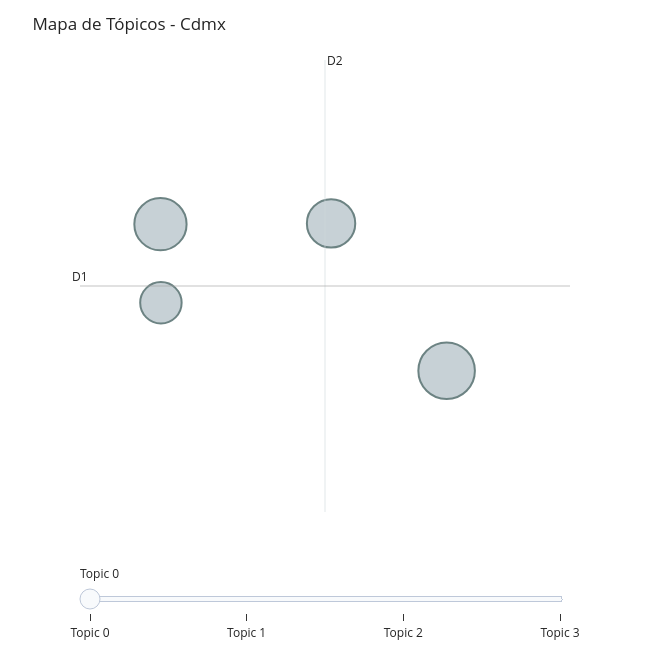
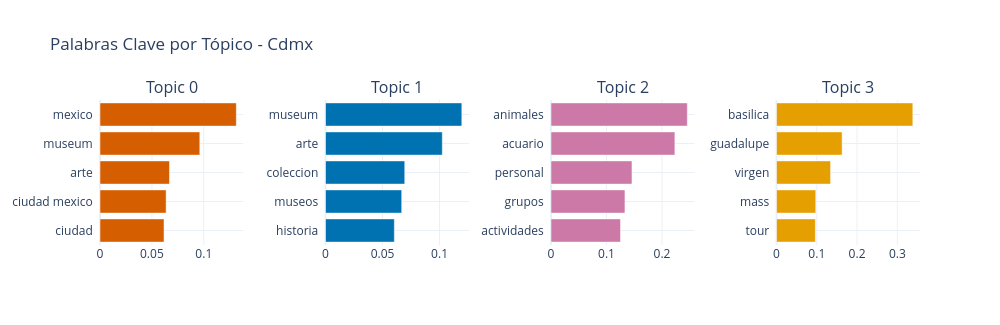
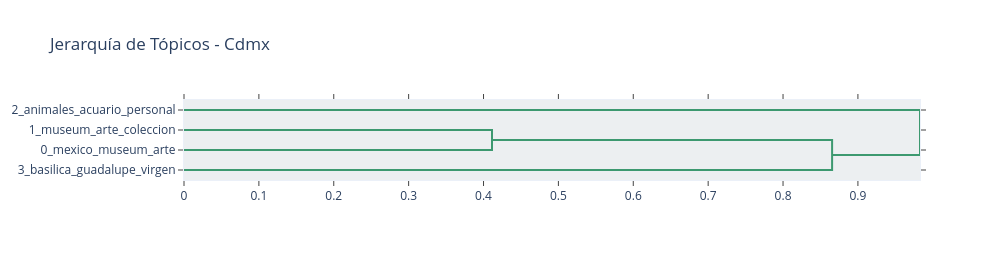

The cell these charts' notebook holds for them, in order:
### Code cell
# ===== VISUALIZACIONES INTERACTIVAS DE BERTOPIC =====

print(f"Visualizaciones interactivas de BERTopic para {CIUDAD_ANALIZAR}:")
print(f"Tópicos identificados: {len(topic_info)} (incluyendo outliers si los hay)")

# Validar si tenemos suficientes tópicos para visualizaciones
num_topicos_validos = len([t for t in topic_info['Topic'] if t != -1])
print(f"Tópicos válidos (sin outliers): {num_topicos_validos}")

if num_topicos_validos < 2:
    print("⚠️ ADVERTENCIA: Muy pocos tópicos identificados para generar visualizaciones interactivas.")
    print("💡 Esto puede deberse a:")
    print("   - Textos muy similares después de la limpieza")
    print("   - Dataset pequeño para la ciudad seleccionada")
    print("   - Parámetros de clustering muy restrictivos")
    print("\n📊 Mostrando información básica de tópicos:")
    for topic_id in topic_info['Topic']:
        if topic_id != -1:
            topic_words = topic_model.get_topic(topic_id)
            print(f"\nTópico {topic_id}: {topic_names.get(topic_id, 'Sin nombre')}")
            print(f"Palabras clave: {', '.join([word for word, _ in topic_words[:8]])}")
            print(f"Documentos: {topic_info[topic_info['Topic'] == topic_id]['Count'].iloc[0]}")
else:
    # Intentar generar visualizaciones con manejo de errores
    try:
        print("\n🗺️ Generando mapa de tópicos...")
        fig_intertopic = topic_model.visualize_topics()
        fig_intertopic.update_layout(title=f"Mapa de Tópicos - {CIUDAD_ANALIZAR}")
        fig_intertopic.show()
    except Exception as e:
        print(f"❌ Error al generar mapa de tópicos: {str(e)}")
        print("💡 Esto es normal con pocos tópicos o datos limitados")

    try:
        print("\n📊 Generando gráfico de barras...")
        fig_barchart = topic_model.visualize_barchart(top_n_topics=min(8, num_topicos_validos))
        fig_barchart.update_layout(title=f"Palabras Clave por Tópico - {CIUDAD_ANALIZAR}")
        fig_barchart.show()
    except Exception as e:
        print(f"❌ Error al generar gráfico de barras: {str(e)}")
        print("🔧 Mostrando información alternativa de palabras clave:")
        for topic_id in topic_info['Topic'][:5]:  # Mostrar máximo 5 tópicos
            if topic_id != -1:
                topic_words = topic_model.get_topic(topic_id)
                print(f"\n📈 {topic_names.get(topic_id, f'Tópico {topic_id}')}:")
                print(f"   {', '.join([f'{word}({score:.3f})' for word, score in topic_words[:5]])}")

    try:
        print("\n🌳 Generando jerarquía de tópicos...")
        if num_topicos_validos >= 3:  # Necesitamos al menos 3 tópicos para jerarquía
            fig_hierarchy = topic_model.visualize_hierarchy()
            fig_hierarchy.update_layout(title=f"Jerarquía de Tópicos - {CIUDAD_ANALIZAR}")
            fig_hierarchy.show()
        else:
            print("⚠️ Se necesitan al menos 3 tópicos para mostrar jerarquía")
    except Exception as e:
        print(f"❌ Error al generar jerarquía: {str(e)}")

# Información adicional sobre la calidad del modelado
print(f"\n📋 Resumen del modelado:")
print(f"✅ Textos analizados: {len(texts)}")
print(f"🎯 Tópicos encontrados: {num_topicos_validos}")
print(f"📊 Distribución:")
for i, (topico, count) in enumerate(topico_counts.head(5).items()):
    print(f"   {i+1}. {topico}: {count} opiniones ({count/len(df_con_topicos)*100:.1f}%)")

if num_topicos_validos <= 3:
    print(f"\n💡 Sugerencias para mejorar el modelado:")
    print(f"   - Reducir min_cluster_size en HDBSCAN (actualmente: {hdbscan_model.min_cluster_size})")
    print(f"   - Incluir más ciudades en el análisis")
    print(f"   - Ajustar parámetros de limpieza de texto")
    print(f"   - Verificar diversidad en los textos de entrada")

### Figure 1 — Plotly figure (JSON) as saved in the notebook; plotly's stock layout.template omitted (floating-point values rounded to 4 significant figures)
{"data": [{"customdata": [[0, "mexico | museum | arte | ciudad mexico | ciudad", 82], [1, "museum | arte | coleccion | museos | historia", 70], [2, "animales | acuario | personal | grupos | actividades", 60], [3, "basilica | guadalupe | virgen | mass | tour", 44]], "hovertemplate": "<b>Topic %{customdata[0]}</b><br>%{customdata[1]}<br>Size: %{customdata[2]}", "legendgroup": "", "marker": {"color": "#B0BEC5", "line": {"color": "DarkSlateGrey", "width": 2}, "size": [82, 70, 60, 44], "sizemode": "area", "sizeref": 0.05125, "symbol": "circle"}, "mode": "markers", "name": "", "orientation": "v", "showlegend": false, "type": "scatter", "x": [4.112, 2.682, 3.534, 2.684], "xaxis": "x", "y": [11.01, 12.72, 12.73, 11.8], "yaxis": "y"}], "layout": {"annotations": [{"showarrow": false, "text": "D1", "x": 2.279, "y": 12.0, "yshift": 10}, {"showarrow": false, "text": "D2", "x": 3.504, "xshift": 10, "y": 14.64}], "height": 650, "hoverlabel": {"bgcolor": "white", "font": {"family": "Rockwell", "size": 16}}, "legend": {"itemsizing": "constant", "tracegroupgap": 0}, "margin": {"t": 60}, "shapes": [{"line": {"color": "#CFD8DC", "width": 2}, "type": "line", "x0": 3.504, "x1": 3.504, "y0": 9.357, "y1": 14.64}, {"line": {"color": "#9E9E9E", "width": 2}, "type": "line", "x0": 2.279, "x1": 4.729, "y0": 12.0, "y1": 12.0}], "sliders": [{"active": 0, "pad": {"t": 50}, "steps": [{"args": [{"marker.color": [["red", "#B0BEC5", "#B0BEC5", "#B0BEC5"]]}], "label": "Topic 0", "method": "update"}, {"args": [{"marker.color": [["#B0BEC5", "red", "#B0BEC5", "#B0BEC5"]]}], "label": "Topic 1", "method": "update"}, {"args": [{"marker.color": [["#B0BEC5", "#B0BEC5", "red", "#B0BEC5"]]}], "label": "Topic 2", "method": "update"}, {"args": [{"marker.color": [["#B0BEC5", "#B0BEC5", "#B0BEC5", "red"]]}], "label": "Topic 3", "method": "update"}]}], "title": {"text": "Mapa de Tópicos - Cdmx"}, "width": 650, "xaxis": {"anchor": "y", "domain": [0, 1], "range": [2.279, 4.729], "title": {"text": ""}, "visible": false}, "yaxis": {"anchor": "x", "domain": [0, 1], "range": [9.357, 14.64], "title": {"text": ""}, "visible": false}}}

### Figure 2 — Plotly figure (JSON) as saved in the notebook; plotly's stock layout.template omitted (floating-point values rounded to 4 significant figures)
{"data": [{"marker": {"color": "#D55E00"}, "orientation": "h", "type": "bar", "x": [0.06168, 0.0637, 0.06693, 0.09616, 0.1313], "xaxis": "x", "y": ["ciudad  ", "ciudad mexico  ", "arte  ", "museum  ", "mexico  "], "yaxis": "y"}, {"marker": {"color": "#0072B2"}, "orientation": "h", "type": "bar", "x": [0.06036, 0.06683, 0.0695, 0.1024, 0.1195], "xaxis": "x2", "y": ["historia  ", "museos  ", "coleccion  ", "arte  ", "museum  "], "yaxis": "y2"}, {"marker": {"color": "#CC79A7"}, "orientation": "h", "type": "bar", "x": [0.1253, 0.1332, 0.1459, 0.2233, 0.2457], "xaxis": "x3", "y": ["actividades  ", "grupos  ", "personal  ", "acuario  ", "animales  "], "yaxis": "y3"}, {"marker": {"color": "#E69F00"}, "orientation": "h", "type": "bar", "x": [0.0965, 0.09752, 0.1342, 0.1629, 0.3384], "xaxis": "x4", "y": ["tour  ", "mass  ", "virgen  ", "guadalupe  ", "basilica  "], "yaxis": "y4"}], "layout": {"annotations": [{"font": {"size": 16}, "showarrow": false, "text": "Topic 0", "x": 0.0875, "xanchor": "center", "xref": "paper", "y": 1, "yanchor": "bottom", "yref": "paper"}, {"font": {"size": 16}, "showarrow": false, "text": "Topic 1", "x": 0.3625, "xanchor": "center", "xref": "paper", "y": 1, "yanchor": "bottom", "yref": "paper"}, {"font": {"size": 16}, "showarrow": false, "text": "Topic 2", "x": 0.6375, "xanchor": "center", "xref": "paper", "y": 1, "yanchor": "bottom", "yref": "paper"}, {"font": {"size": 16}, "showarrow": false, "text": "Topic 3", "x": 0.9125, "xanchor": "center", "xref": "paper", "y": 1, "yanchor": "bottom", "yref": "paper"}], "height": 325, "hoverlabel": {"bgcolor": "white", "font": {"family": "Rockwell", "size": 16}}, "showlegend": false, "title": {"text": "Palabras Clave por Tópico - Cdmx"}, "width": 1000, "xaxis": {"anchor": "y", "domain": [0, 0.175], "showgrid": true}, "xaxis2": {"anchor": "y2", "domain": [0.275, 0.45], "showgrid": true}, "xaxis3": {"anchor": "y3", "domain": [0.55, 0.725], "showgrid": true}, "xaxis4": {"anchor": "y4", "domain": [0.825, 1], "showgrid": true}, "yaxis": {"anchor": "x", "domain": [0, 1], "showgrid": true}, "yaxis2": {"anchor": "x2", "domain": [0, 1], "showgrid": true}, "yaxis3": {"anchor": "x3", "domain": [0, 1], "showgrid": true}, "yaxis4": {"anchor": "x4", "domain": [0, 1], "showgrid": true}}}

### Figure 3 — Plotly figure (JSON) as saved in the notebook; plotly's stock layout.template omitted (floating-point values rounded to 4 significant figures)
{"data": [{"hoverinfo": "text", "marker": {"color": "rgb(61,153,112)"}, "mode": "lines", "type": "scatter", "x": [0.0, 0.4113, 0.4113, 0.0], "xaxis": "x", "y": [-15.0, -15.0, -25.0, -25.0], "yaxis": "y"}, {"hoverinfo": "text", "marker": {"color": "rgb(61,153,112)"}, "mode": "lines", "type": "scatter", "x": [0.4113, 0.8655, 0.8655, 0.0], "xaxis": "x", "y": [-20.0, -20.0, -35.0, -35.0], "yaxis": "y"}, {"hoverinfo": "text", "marker": {"color": "rgb(61,153,112)"}, "mode": "lines", "type": "scatter", "x": [0.0, 0.9829, 0.9829, 0.8655], "xaxis": "x", "y": [-5.0, -5.0, -27.5, -27.5], "yaxis": "y"}], "layout": {"autosize": false, "height": 260, "hoverlabel": {"bgcolor": "white", "font": {"family": "Rockwell", "size": 16}}, "hovermode": "closest", "plot_bgcolor": "#ECEFF1", "showlegend": false, "title": {"text": "Jerarquía de Tópicos - Cdmx"}, "width": 1000, "xaxis": {"mirror": "allticks", "rangemode": "tozero", "showgrid": false, "showline": true, "showticklabels": true, "ticks": "outside", "type": "linear", "zeroline": false}, "yaxis": {"mirror": "allticks", "range": [-40, 0], "rangemode": "tozero", "showgrid": false, "showline": true, "showticklabels": true, "tickmode": "array", "ticks": "outside", "ticktext": ["2_animales_acuario_personal", "1_museum_arte_coleccion", "0_mexico_museum_arte", "3_basilica_guadalupe_virgen"], "tickvals": [-5, -15, -25, -35], "type": "linear", "zeroline": false}}}
